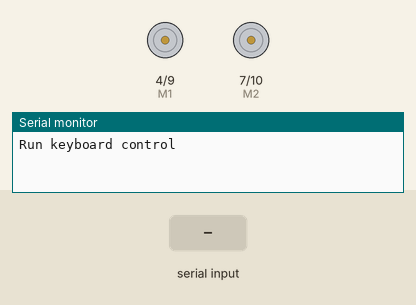
Simulated run of this sketch. Board: Arduino Uno, built with avr-gcc and run on an emulated ATmega328P. Parts: direction and speed pins drawn as motors (green arrow = direction pin HIGH = forward, orange = LOW = backward, longer = more drive), the last lines printed to the serial monitor. Inputs (shaded band) come from the test bench.

Above: at 1.2 s.
1.3 s: "t" received over Serial
At 1.6 s:
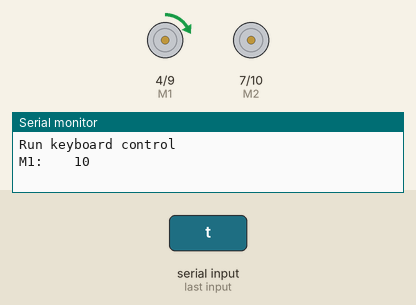
2.8 s: byte 112 ('p') received over Serial
At 4.0 s:
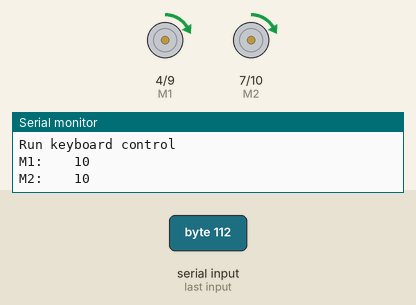
4.3 s: "g" received over Serial
At 5.1 s:
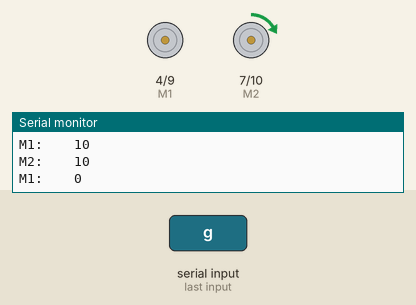
5.8 s: byte 104 ('h') received over Serial
At 6.2 s:
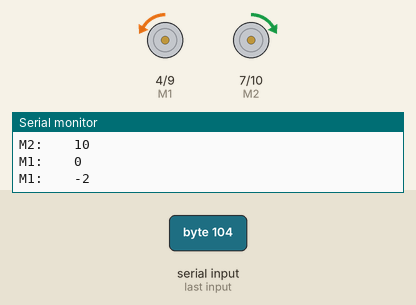
7.3 s: byte 108 ('l') received over Serial
At 8.5 s:
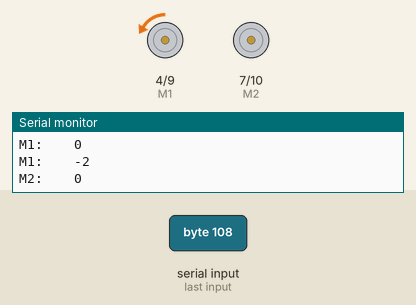
8.8 s: byte 107 ('k') received over Serial
At 9.7 s:
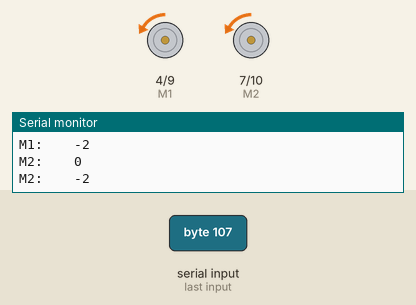
Timing chart, 0 to 11.3 s (numbered marks = the images above; inputs shaded):
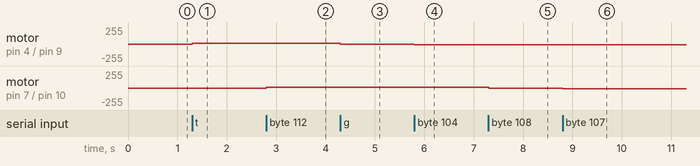

The sketch:

motoriGood.ino
```cpp
/**
 **  [Test] We are using timer1 and timer2 in order to change PWM frequency.
 **  Timer 1 :
 **           pin 9  (OC1A) -> leave unplugged
 **           pin 10 (OC1B) -> M1
 **  Timer 2 :
 **           pin 3  (OC2B) -> M2
 **           pin 11 (OC2A) -> Leave unplugged
 **
 */

int E1 = 9;     //M1 Speed Control
int E2 = 10;     //M2 Speed Control
int M1 = 4;     //M1 Direction Control
int M2 = 7;     //M1 Direction Control
int counter=0;

int maxPWM = 140;


int speed1 = 0,speed2 = 0;

boolean verbose = true;

void stop(void)                    //Stop
{
  digitalWrite(E1,0);
  digitalWrite(M1,LOW);
  digitalWrite(E2,0);
  digitalWrite(M2,LOW);
}
void advance(char a,char b)          //Move forward
{
  analogWrite (E1,a);      //PWM Speed Control
  digitalWrite(M1,HIGH);
  analogWrite (E2,b);
  digitalWrite(M2,HIGH);
}

void avanceM1(char a)          //Move forward
{
  analogWrite (E1,a);
  digitalWrite(M1,HIGH);
}

void arriereM1(char a)          //Move forward
{
  analogWrite (E1,a);
  digitalWrite(M1,LOW);
}

void avanceM2(char b)          //Move forward
{
  analogWrite (E2,b);
  digitalWrite(M2,HIGH);
}

void arriereM2(char b)          //Move forward
{
  analogWrite (E2,b);
  digitalWrite(M2,LOW);
}

void back_off (char a,char b)          //Move backward
{
  analogWrite (E1,a);
  digitalWrite(M1,LOW);
  analogWrite (E2,b);
  digitalWrite(M2,LOW);
}
void turn_L (char a,char b)             //Turn Left
{
  analogWrite (E1,a);
  digitalWrite(M1,LOW);
  analogWrite (E2,b);
  digitalWrite(M2,HIGH);
}
void turn_R (char a,char b)             //Turn Right
{
  analogWrite (E1,a);
  digitalWrite(M1,HIGH);
  analogWrite (E2,b);
  digitalWrite(M2,LOW);
}

void current_sense()                  // current sense and diagnosis
{
  int val1=digitalRead(2);
  int val2=digitalRead(3);
  if(val1==HIGH || val2==HIGH){
    counter++;
    if(counter==3){
      counter=0;
      Serial.println("Warning");
    }
  }
}

// Timer settings
// Initialize Timer
void setupTimers()
{

  cli();
  TCCR1B = 0;

  // Set mode to Fast PWM with WGM22, WGM21 and WGM20 to high.
  // Set OC2A and OC2B on Compare mode with COM2A1 and COM2B1 to high
  //TCCR2A = _BV(WGM21) | _BV(WGM20);
  //TCCR2A = _BV(COM2A1) | _BV(WGM21) | _BV(WGM20);
  //TCCR2A = _BV(COM2A1) | _BV(COM2B1) | _BV(WGM21) | _BV(WGM20);
  //TCCR2B |= (1 << WGM22);


  //OCR2A=maxPWM;

  // No prescaler:
  TCCR1B |=  (1 << CS10);
  // Set CS21 bits for 8 prescaler:
  //TCCR2B |=  (1 << CS21);
  // Set CS20 and CS22 bits for 32 prescaler:
  //TCCR2B |= (1 << CS20) | (1 << CS21);
  // Set CS20 and CS22 bits for 64 prescaler:
  //TCCR2B |= (1 << CS22);
  // Set CS20 and CS22 bits for 128 prescaler:
  //TCCR2B |= (1 << CS22) | (1 << CS20);
  // Set CS20 and CS22 bits for 256 prescaler:
  //TCCR2B |= (1 << CS22) | (1 << CS21);
  // Set CS20 and CS22 bits for 1024 prescaler:
  //TCCR2B |= (1 << CS22) | (1 << CS21) | (1 << CS20);

  // enable global interrupts:
  sei();

  if (verbose)
  {
     Serial.println("[ OK ] Init PWMs");
  }
}

void setup(void)
{
  setupTimers();
  int i;
    pinMode(4, OUTPUT);
    pinMode(7, OUTPUT);
    pinMode(10, OUTPUT);
    pinMode(9, OUTPUT);
  Serial.begin(19200);      //Set Baud Rate
  Serial.println("Run keyboard control");
  digitalWrite(E1,LOW);
  digitalWrite(E2,LOW);
  pinMode(2,INPUT);
  pinMode(3,INPUT);

  stop();
}

void loop(void)
{
  if (speed1>=0)
    avanceM1(speed1);
  else
    arriereM1(-speed1);
  if (speed2 >=0)
    avanceM2(speed2);
  else
    arriereM2(-speed2);


  if(Serial.available()){
    char val = Serial.read();
    if(val != -1)
    {
      switch(val)
      {
      case 'w'://Move Forward
        speed1 = 255;
        speed2 = 255;
        advance (255,255);   //move forward in max speed
        break;

      case 's'://Move Backward
        back_off (255,255);   //move back in max speed
        break;
      case 'a'://Turn Left
        turn_L (100,100);
        break;

      case 'b'://Turn Left
        speed1 = 80;
        speed2 = 80;
        advance(80,80);
        break;
      case 'd'://Turn Right
        turn_R (100,100);
        break;
      case 'z':
        Serial.println("Hello");
        break;
      case 'x':
        stop();
        break;


      case 't':
        speed1 = speed1 + 10;
        Serial.print("M1:    ");
        Serial.println(speed1);
        break;
      case 'g':
        speed1 = speed1 - 10;
        Serial.print("M1:    ");
        Serial.println(speed1);
        break;

      case 'y':
        speed1 = speed1 + 2;
        Serial.print("M1:    ");
        Serial.println(speed1);
        break;
      case 'h':
        speed1 = speed1 - 2;
        Serial.print("M1:    ");
        Serial.println(speed1);
        break;

      case 'p':
        speed2 = speed2 + 10;
        Serial.print("M2:    ");
        Serial.println(speed2);
        break;
      case 'l':
        speed2 = speed2 - 10;
        Serial.print("M2:    ");
        Serial.println(speed2);
        break;

      case 'o':
        speed2 = speed2 + 2;
        Serial.print("M2:    ");
        Serial.println(speed2);
        break;
      case 'k':
        speed2 = speed2 - 2;
        Serial.print("M2:    ");
        Serial.println(speed2);
        break;
      }
    }
    else stop();
  }

}
```

Measured:
- after the input at 1.3 s, motor on pin 4 (M1) / pin 9 (E1): stopped → forward 10/255 at once
- after the input at 2.8 s, motor on pin 7 (M2) / pin 10 (E2): stopped → forward 10/255 at once
- after the input at 4.3 s, motor on pin 4 (M1) / pin 9 (E1): forward 10/255 → stopped at once
- after the input at 5.8 s, motor on pin 4 (M1) / pin 9 (E1): stopped → backward 10/255 at once
- after the input at 7.3 s, motor on pin 7 (M2) / pin 10 (E2): forward 10/255 → stopped at once
- after the input at 8.8 s, motor on pin 7 (M2) / pin 10 (E2): stopped → backward 10/255 at once
